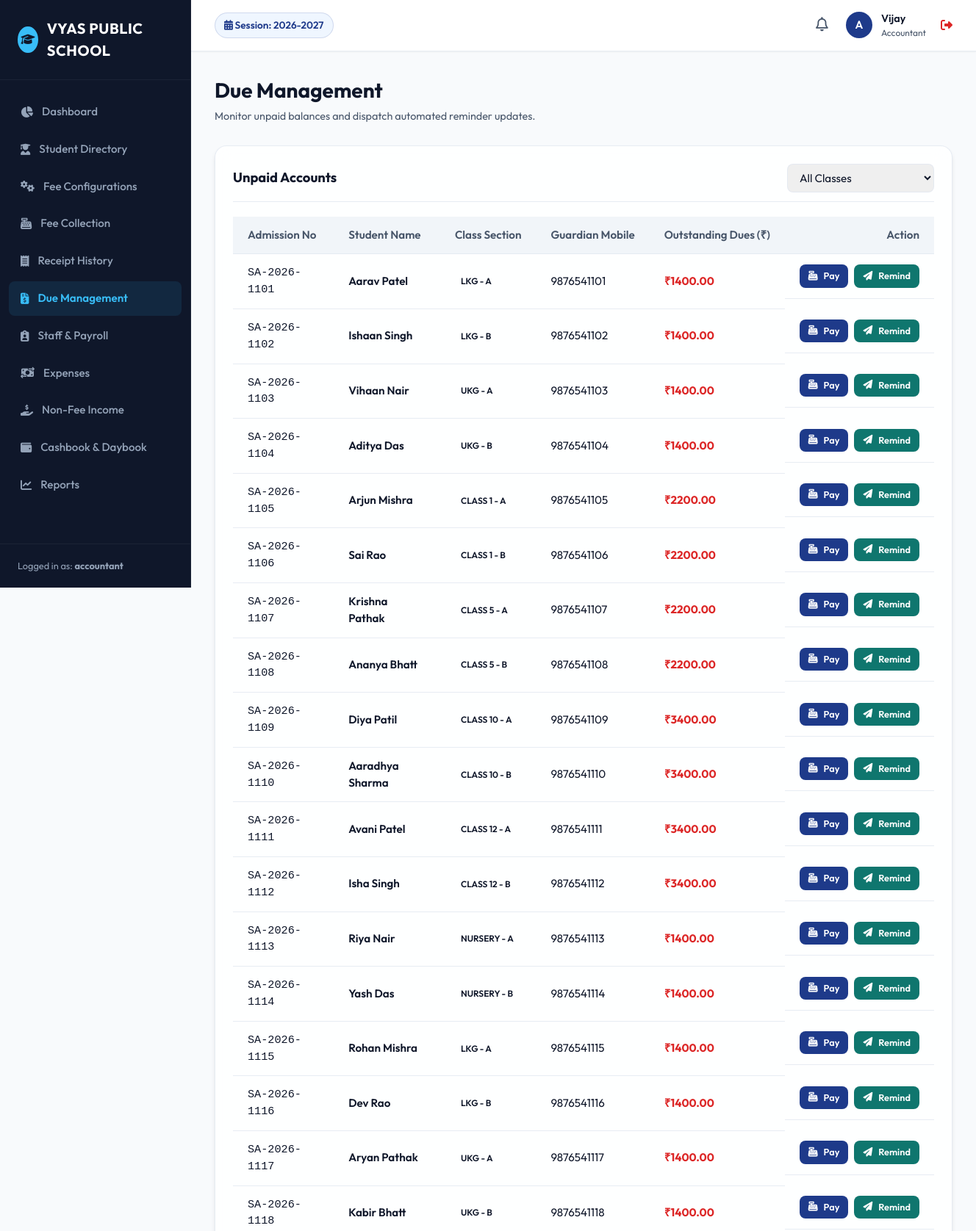
Page /fees/dues/ (signed in, upper part) on the committed database.
### users/models.py (models this page shows, shortened)
class User(AbstractUser, SoftDeleteModel):
    SUPER_ADMIN = 'SUPER_ADMIN'
    SCHOOL_ADMIN = 'SCHOOL_ADMIN'
    ACCOUNTANT = 'ACCOUNTANT'
    PRINCIPAL = 'PRINCIPAL'
    TEACHER = 'TEACHER'
    RECEPTIONIST = 'RECEPTIONIST'
    ROLE_CHOICES = [
        (SUPER_ADMIN, 'Super Admin'),
        (SCHOOL_ADMIN, 'School Admin'),
        (ACCOUNTANT, 'Accountant'),
        (PRINCIPAL, 'Principal'),
        (TEACHER, 'Teacher'),
        (RECEPTIONIST, 'Receptionist'),
    ]
    role = models.CharField(max_length=20, choices=ROLE_CHOICES, default=SCHOOL_ADMIN)
    mobile = models.CharField(max_length=15, blank=True, null=True)
    objects = SoftDeleteUserManager()
    def is_school_admin(self):
        return self.role in [self.SUPER_ADMIN, self.SCHOOL_ADMIN]
    def is_accountant(self):
        return self.role in [self.SUPER_ADMIN, self.ACCOUNTANT]

### academics/models.py (models this page shows, shortened)
class AcademicSession(SoftDeleteModel):
    name = models.CharField(max_length=20, unique=True, help_text="e.g. 2026-2027")
    start_date = models.DateField()
    end_date = models.DateField()
    is_active = models.BooleanField(default=False)
    class Meta:
        ordering = ['-start_date']

class ClassSection(SoftDeleteModel):
    class_level = models.ForeignKey(ClassLevel, on_delete=models.CASCADE, related_name='class_sections')
    section = models.ForeignKey(Section, on_delete=models.CASCADE, related_name='class_sections')
    room_number = models.CharField(max_length=20, blank=True, null=True)
    class Meta:
        unique_together = ('class_level', 'section')
        ordering = ['class_level', 'section']
    def __str__(self):
        return f"{self.class_level} - {self.section}"

class ClassLevel(SoftDeleteModel):
    name = models.CharField(max_length=50, unique=True, help_text="e.g. Class 1, LKG, Nursery")
    class Meta:
        ordering = ['id'] # Order by creation or ID to maintain logical order Nursery -> Class 12
    def __str__(self):
        return self.name

class Section(SoftDeleteModel):
    name = models.CharField(max_length=10, unique=True, help_text="e.g. A, B, C")
    class Meta:
        ordering = ['name']
    def __str__(self):
        return self.name

### students/models.py (models this page shows, shortened)
class StudentEnrollment(SoftDeleteModel):
    student = models.ForeignKey(Student, on_delete=models.CASCADE, related_name='enrollments')
    academic_session = models.ForeignKey(AcademicSession, on_delete=models.CASCADE, related_name='enrollments')
    class_section = models.ForeignKey(ClassSection, on_delete=models.CASCADE, related_name='enrollments')
    roll_number = models.IntegerField(null=True, blank=True)
    enrolled_date = models.DateField(auto_now_add=True)
    class Meta:
        unique_together = ('student', 'academic_session')
        ordering = ['class_section', 'roll_number']

class Student(SoftDeleteModel):
    GENDER_CHOICES = [
        ('M', 'Male'),
        ('F', 'Female'),
        ('O', 'Other'),
    ]
    BLOOD_GROUP_CHOICES = [
        ('A+', 'A+'), ('A-', 'A-'),
        ('B+', 'B+'), ('B-', 'B-'),
        ('AB+', 'AB+'), ('AB-', 'AB-'),
        ('O+', 'O+'), ('O-', 'O-'),
    ]
    CATEGORY_CHOICES = [
        ('GEN', 'General'),
        ('OBC', 'OBC'),
        ('SC', 'SC'),
        ('ST', 'ST'),
    ]
    STATUS_CHOICES = [
        ('ACTIVE', 'Active'),
        ('INACTIVE', 'Inactive'),
        ('TRANSFERRED', 'Transferred'),
        ('GRADUATED', 'Graduated'),
    ]
    admission_number = models.CharField(max_length=50, unique=True, db_index=True)
    first_name = models.CharField(max_length=100)
    last_name = models.CharField(max_length=100)
    father_name = models.CharField(max_length=200)
    mother_name = models.CharField(max_length=200)
    guardian_name = models.CharField(max_length=200)
    guardian_relation = models.CharField(max_length=100)
    guardian_mobile = models.CharField(max_length=15)
    guardian_email = models.EmailField(blank=True, null=True)
    address = models.TextField()
    city = models.CharField(max_length=100)
    state = models.CharField(max_length=100)
    date_of_birth = models.DateField()
    gender = models.CharField(max_length=2, choices=GENDER_CHOICES)
    aadhaar_number = models.CharField(max_length=20, blank=True, null=True)
    admission_date = models.DateField()
    blood_group = models.CharField(max_length=5, choices=BLOOD_GROUP_CHOICES, blank=True, null=True)
    category = models.CharField(max_length=5, choices=CATEGORY_CHOICES)
    photo = models.ImageField(upload_to='students/', blank=True, null=True)
    previous_school_details = models.TextField(blank=True, null=True)
    status = models.CharField(max_length=20, choices=STATUS_CHOICES, default='ACTIVE')
    class Meta:
        ordering = ['admission_number']
    @property
    def full_name(self):
        return f"{self.first_name} {self.last_name}"

### fees/views.py (the view)
# urls.py: path('dues/', views.due_report, name='due_report'),
@login_required
@staff_only
def due_report(request):
    class_id = request.GET.get('class_level', '')
    try:
        active_session = AcademicSession.objects.get(is_active=True)
    except AcademicSession.DoesNotExist:
        active_session = AcademicSession.objects.order_by('-start_date').first()
    dues = StudentFeeStructure.objects.filter(is_deleted=False).exclude(status='PAID').select_related(
        'student_enrollment__student',
        'student_enrollment__class_section__class_level',
        'fee_type'
    )
    if active_session:
        dues = dues.filter(student_enrollment__academic_session=active_session)
    if class_id:
        dues = dues.filter(student_enrollment__class_section__class_level_id=class_id)
    student_dues = {}
    for d in dues:
        en = d.student_enrollment
        if en.id not in student_dues:
            student_dues[en.id] = {
                'enrollment': en,
                'student': en.student,
                'class_section': en.class_section,
                'due_amount': 0.00
            }
        student_dues[en.id]['due_amount'] += float(d.balance_amount)
    context = {
        'student_dues': student_dues.values(),
        'class_levels': ClassLevel.objects.all(),
        'class_id': int(class_id) if class_id else None
    }
    return render(request, 'fees/due_report.html', context)

### academics/context_processors.py (called while the page is built)
def academic_session_processor(request):
    try:
        active_session = AcademicSession.objects.get(is_active=True)
    except AcademicSession.DoesNotExist:
        active_session = AcademicSession.objects.order_by('-start_date').first()
    except AcademicSession.MultipleObjectsReturned:
        active_session = AcademicSession.objects.filter(is_active=True).first()
    return {
        'ACTIVE_SESSION': active_session,
        'ALL_SESSIONS': AcademicSession.objects.all()
    }

### core/models.py (called while the page is built)
    def get_queryset(self):
        return SoftDeleteQuerySet(self.model, using=self._db).filter(is_deleted=False)

### fees/models.py (called while the page is built)
    @property
    def balance_amount(self):
        return self.net_amount - self.paid_amount

### users/models.py (called while the page is built)
    def get_queryset(self):
        return SoftDeleteQuerySet(self.model, using=self._db).filter(is_deleted=False)

### templates/fees/due_report.html (shortened to what this page needs)
{% extends 'base.html' %}
{% block content %}
<div class="page-header">
    <div class="page-title">
        <h1>Due Management</h1>
        <p>Monitor unpaid balances and dispatch automated reminder updates.</p>
    </div>
</div>
<div class="glass-panel">
    <div class="panel-header">
        <h2>Unpaid Accounts</h2>
        <form method="GET" style="display: flex; gap: 12px; align-items: center;">
            <select name="class_level" class="form-control" style="width: 200px; padding: 8px 12px;" onchange="this.form.submit()">
                <option value="">All Classes</option>
            </select>
        </form>
    </div>
    <div class="table-responsive">
        <table class="custom-table">
            <thead>
                <tr>
                    <th>Admission No</th>
                    <th>Student Name</th>
                    <th>Class Section</th>
                    <th>Guardian Mobile</th>
                    <th>Outstanding Dues (₹)</th>
                    <th style="text-align: right;">Action</th>
                </tr>
            </thead>
            <tbody>
                {% for row in student_dues %}
                <tr>
                    <td style="font-family: monospace;">{{ row.student.admission_number }}</td>
                    <td style="font-weight: 600;">{{ row.student.full_name }}</td>
                    <td><span class="badge info">{{ row.class_section }}</span></td>
                    <td>{{ row.student.guardian_mobile }}</td>
                    <td style="font-weight: 700; color: var(--danger);">₹{{ row.due_amount|floatformat:2 }}</td>
                    <td style="text-align: right; display: flex; gap: 8px; justify-content: flex-end;">
                        <a href="{% url 'collect_fee' row.enrollment.id %}" class="btn btn-primary btn-sm">
                            <i class="fa-solid fa-cash-register"></i> Pay
                        </a>
                        <a href="{% url 'send_due_reminder' row.enrollment.id %}" class="btn btn-secondary btn-sm" title="Dispatch SMS & WhatsApp due notices">
                            <i class="fa-solid fa-paper-plane"></i> Remind
                        </a>
                    </td>
                </tr>
                {% empty %}
                <tr>
                    <td colspan="6" style="text-align: center; color: var(--success); font-style: italic; padding: 30px;">
                        No outstanding due records found. All accounts clear!
                    </td>
                </tr>
                {% endfor %}
            </tbody>
        </table>
    </div>
</div>
{% endblock %}

### templates/base.html (shortened to what this page needs)
{% load static %}
<!DOCTYPE html>
<html lang="en">
<head>
    <link rel="stylesheet" href="https://cdnjs.cloudflare.com/ajax/libs/font-awesome/6.4.0/css/all.min.css">
    <link rel="stylesheet" href="{% static 'css/styles.css' %}">
</head>
<body>
    <div class="app-container">
        <aside class="sidebar">
            <div class="sidebar-header">
                <div class="user-avatar" style="background-color: var(--sidebar-active); color: var(--sidebar-bg);">
                    <i class="fa-solid fa-graduation-cap"></i>
                </div>
                <div class="sidebar-logo">VYAS PUBLIC SCHOOL</div>
            </div>
            <ul class="sidebar-menu">
                <li class="menu-item {% if request.resolver_match.url_name == 'dashboard' %}active{% endif %}">
                    <a href="{% url 'dashboard' %}">
                        <i class="fa-solid fa-chart-pie"></i>
                        <span>Dashboard</span>
                    </a>
                </li>
                <li class="menu-item {% if 'students' in request.path %}active{% endif %}">
                    <a href="{% url 'student_list' %}">
                        <i class="fa-solid fa-user-graduate"></i>
                        <span>Student Directory</span>
                    </a>
                </li>
                {% if request.user.is_accountant or request.user.is_school_admin %}
                <li class="menu-item {% if 'fees' in request.path and 'collect' not in request.path and 'receipts' not in request.path and 'dues' not in request.path %}active{% endif %}">
                    <a href="{% url 'fee_type_list' %}">
                        <i class="fa-solid fa-gears"></i>
                        <span>Fee Configurations</span>
                    </a>
                </li>
                <li class="menu-item {% if 'fees/collect' in request.path %}active{% endif %}">
                    <a href="{% url 'fee_collection_dashboard' %}">
                        <i class="fa-solid fa-cash-register"></i>
                        <span>Fee Collection</span>
                    </a>
                </li>
                <li class="menu-item {% if 'fees/receipts' in request.path %}active{% endif %}">
                    <a href="{% url 'receipt_history' %}">
                        <i class="fa-solid fa-receipt"></i>
                        <span>Receipt History</span>
                    </a>
                </li>
                <li class="menu-item {% if 'fees/dues' in request.path %}active{% endif %}">
                    <a href="{% url 'due_report' %}">
                        <i class="fa-solid fa-file-invoice-dollar"></i>
                        <span>Due Management</span>
                    </a>
                </li>
                {% endif %}
                {% if request.user.role == 'SUPER_ADMIN' or request.user.role == 'SCHOOL_ADMIN' or request.user.role == 'PRINCIPAL' or request.user.is_accountant %}
                <li class="menu-item {% if 'staff' in request.path or 'salar' in request.path %}active{% endif %}">
                    <a href="{% url 'staff_list' %}">
                        <i class="fa-solid fa-clipboard-user"></i>
                        <span>Staff & Payroll</span>
                    </a>
                </li>
                {% endif %}
                {% if request.user.is_accountant or request.user.is_school_admin %}
                <li class="menu-item {% if 'finance/expense' in request.path %}active{% endif %}">
                    <a href="{% url 'expense_list' %}">
                        <i class="fa-solid fa-money-bill-transfer"></i>
                        <span>Expenses</span>
                    </a>
                </li>
                <li class="menu-item {% if 'finance/income' in request.path %}active{% endif %}">
                    <a href="{% url 'income_list' %}">
                        <i class="fa-solid fa-hand-holding-dollar"></i>
                        <span>Non-Fee Income</span>
                    </a>
                </li>
                <li class="menu-item {% if 'daybook' in request.path or 'cashbook' in request.path %}active{% endif %}">
                    <a href="{% url 'daybook' %}">
                        <i class="fa-solid fa-wallet"></i>
                        <span>Cashbook & Daybook</span>
                    </a>
                </li>
                {% endif %}
                <li class="menu-item {% if 'reports' in request.path %}active{% endif %}">
                    <a href="{% url 'reports_dashboard' %}">
                        <i class="fa-solid fa-chart-line"></i>
                        <span>Reports</span>
                    </a>
                </li>
            </ul>
            <div class="sidebar-footer">
                Logged in as: <strong>{{ request.user.username }}</strong>
            </div>
        </aside>
        <main class="main-wrapper">
            <header class="main-header">
                <div class="header-left">
                    <div class="session-indicator">
                        <i class="fa-solid fa-calendar-days"></i>
                        Session: {{ ACTIVE_SESSION.name|default:"None Configured" }}
                    </div>
                </div>
                <div class="header-right">
                    <div class="notification-bell">
                        <i class="fa-regular fa-bell" style="font-size: 1.2rem; cursor: pointer; color: var(--text-secondary);"></i>
                    </div>
                    <div class="user-profile" onclick="location.href='{% url 'logout' %}'" title="Click to Logout">
                        <div class="user-avatar">
                            {{ request.user.username|slice:":1"|upper }}
                        </div>
                        <div class="user-info">
                            <div class="user-name">{{ request.user.first_name|default:request.user.username }}</div>
                            <div class="user-role">{{ request.user.get_role_display }}</div>
                        </div>
                        <i class="fa-solid fa-right-from-bracket" style="color: var(--danger); margin-left: 8px;"></i>
                    </div>
                </div>
            </header>
            <div class="content-body">
                {% block content %}{% endblock %}
            </div>
        </main>
    </div>
</body>
</html>

### rows in the picture
User: user.username "accountant", user.username "A", user.first_name "Vijay", user.role "Accountant"
AcademicSession: name "2026-2027"
StudentEnrollment: student.admission_number "SA-2026-1101", student.full_name "Aarav Patel", class_section "LKG - A", student.guardian_mobile "9876541101", due_amount "1400.00"
StudentEnrollment: student.admission_number "SA-2026-1102", student.full_name "Ishaan Singh", class_section "LKG - B", student.guardian_mobile "9876541102", due_amount "1400.00"
StudentEnrollment: student.admission_number "SA-2026-1103", student.full_name "Vihaan Nair", class_section "UKG - A", student.guardian_mobile "9876541103", due_amount "1400.00"
StudentEnrollment: student.admission_number "SA-2026-1104", student.full_name "Aditya Das", class_section "UKG - B", student.guardian_mobile "9876541104", due_amount "1400.00"
StudentEnrollment: student.admission_number "SA-2026-1105", student.full_name "Arjun Mishra", class_section "CLASS 1 - A", student.guardian_mobile "9876541105", due_amount "2200.00"
StudentEnrollment: student.admission_number "SA-2026-1106", student.full_name "Sai Rao", class_section "CLASS 1 - B", student.guardian_mobile "9876541106", due_amount "2200.00"
StudentEnrollment: student.admission_number "SA-2026-1107", student.full_name "Krishna Pathak", class_section "CLASS 5 - A", student.guardian_mobile "9876541107", due_amount "2200.00"
StudentEnrollment: student.admission_number "SA-2026-1108", student.full_name "Ananya Bhatt", class_section "CLASS 5 - B", student.guardian_mobile "9876541108", due_amount "2200.00"
StudentEnrollment: student.admission_number "SA-2026-1109", student.full_name "Diya Patil", class_section "CLASS 10 - A", student.guardian_mobile "9876541109", due_amount "3400.00"
StudentEnrollment: student.admission_number "SA-2026-1110", student.full_name "Aaradhya Sharma", class_section "CLASS 10 - B", student.guardian_mobile "9876541110", due_amount "3400.00"
StudentEnrollment: student.admission_number "SA-2026-1111", student.full_name "Avani Patel", class_section "CLASS 12 - A", student.guardian_mobile "9876541111", due_amount "3400.00"
StudentEnrollment: student.admission_number "SA-2026-1112", student.full_name "Isha Singh", class_section "CLASS 12 - B", student.guardian_mobile "9876541112", due_amount "3400.00"
StudentEnrollment: student.admission_number "SA-2026-1113", student.full_name "Riya Nair", class_section "NURSERY - A", student.guardian_mobile "9876541113", due_amount "1400.00"
StudentEnrollment: student.admission_number "SA-2026-1114", student.full_name "Yash Das", class_section "NURSERY - B", student.guardian_mobile "9876541114", due_amount "1400.00"
StudentEnrollment: student.admission_number "SA-2026-1115", student.full_name "Rohan Mishra", class_section "LKG - A", student.guardian_mobile "9876541115", due_amount "1400.00"
StudentEnrollment: student.admission_number "SA-2026-1116", student.full_name "Dev Rao", class_section "LKG - B", student.guardian_mobile "9876541116", due_amount "1400.00"
StudentEnrollment: student.admission_number "SA-2026-1117", student.full_name "Aryan Pathak", class_section "UKG - A", student.guardian_mobile "9876541117", due_amount "1400.00"
StudentEnrollment: student.admission_number "SA-2026-1118", student.full_name "Kabir Bhatt", class_section "UKG - B", student.guardian_mobile "9876541118", due_amount "1400.00"
